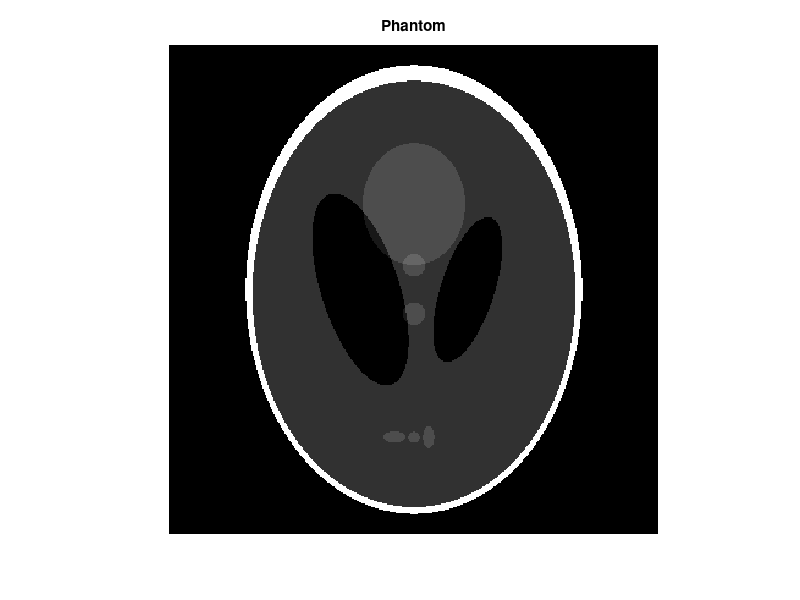
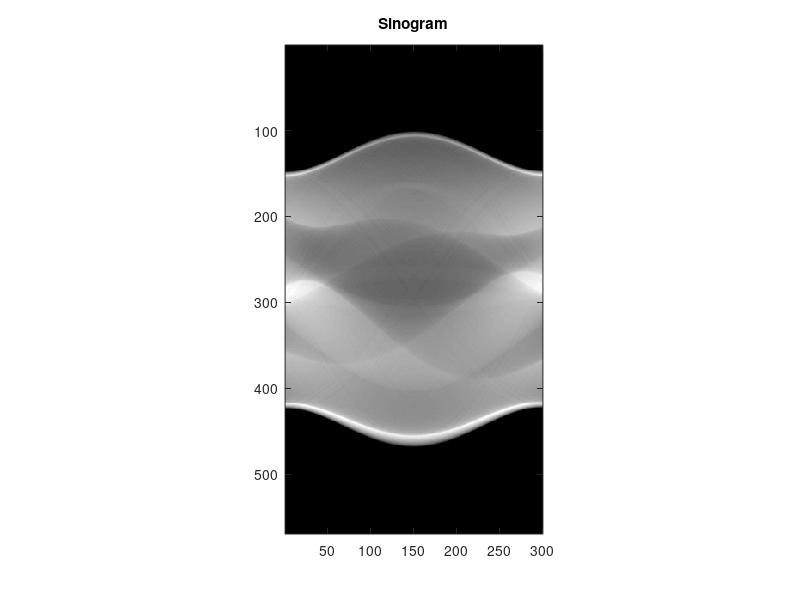

Reproduce these figures in MATLAB, in order. (Note: this script raises an error after producing the figures.)
clc;clear;close all;
%% create phantom
im = phantom('Modified Shepp-Logan',400);
figure;
imshow(im);
title('Phantom');
%% radon transform
theta = linspace(0,180,300);
sino = radon(im,theta);
figure;
imagesc(sino);axis image;colormap gray;
title('Sinogram');
%% ramp filtering
[sinof,n,hs] = my_ramp(sino');
sinob = sinof(:,end:-1:1);
figure;
imagesc(sinob);axis image;colormap gray;
title('Filtered Sinogram');
%% back projection
FB = my_bpj(sinob,theta,0);

